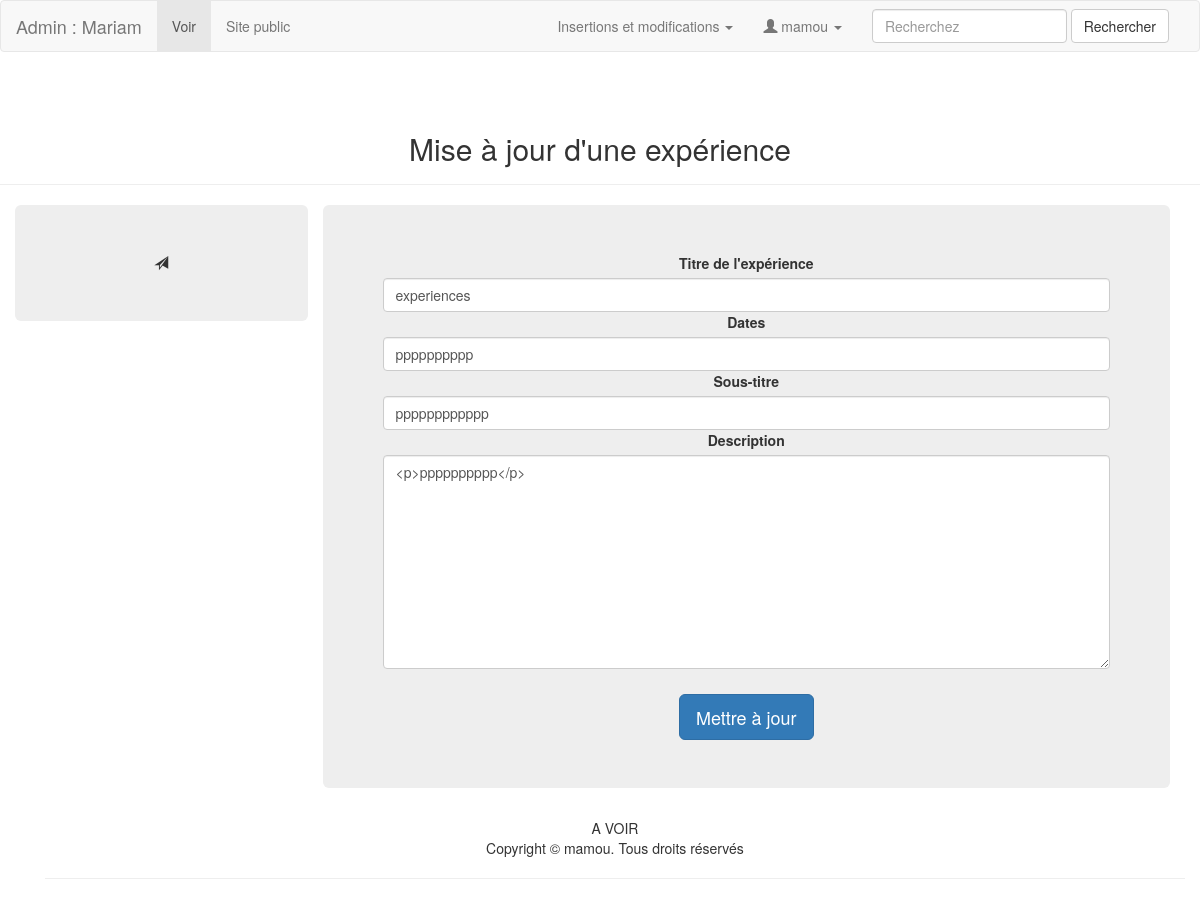
The page /admin/modif_experience.php?id_experience=4 (signed in) on the database its author committed.
### tables this page shows
CREATE TABLE `utilisateurs` (
  `id_utilisateur` int(11) NOT NULL,
  `prenom` varchar(25) NOT NULL,
  `nom` varchar(25) NOT NULL,
  `email` varchar(50) NOT NULL,
  `telephone` int(20) NOT NULL,
  `mdp` varchar(13) NOT NULL,
  `pseudo` varchar(13) NOT NULL,
  `avatar` varchar(255) NOT NULL,
  `age` int(5) NOT NULL,
  `date_naissance` date NOT NULL,
  `sexe` enum('Femme','Homme','Autre') NOT NULL,
  `etat_civil` enum('M','Mme','Autre') NOT NULL,
  `statut_martial` varchar(13) NOT NULL,
  `adresse` text NOT NULL,
  `code_postal` int(11) NOT NULL,
  `ville` varchar(25) NOT NULL,
  `pays` varchar(25) NOT NULL
);

CREATE TABLE `experiences` (
  `id_experience` int(11) NOT NULL,
  `titre_e` varchar(45) NOT NULL,
  `sous_titre_e` varchar(45) NOT NULL,
  `dates_e` varchar(45) DEFAULT NULL,
  `description_e` text NOT NULL,
  `utilisateur_id` int(11) NOT NULL
);

### admin/modif_experience.php (the view, shortened to what this page needs)
<?php require '../connexion/connexion.php' ?>
<?php
	if(isset($_SESSION['connexion']) && $_SESSION['connexion']=='connecté'){
		$id_utilisateur=$_SESSION['id_utilisateur'];
	}else{
		header('location:authentification.php');
	}
	?>
	<?php
	$id_experience = $_GET['id_experience'];
	$sql = $pdoCV->query("SELECT * FROM experiences WHERE id_experience = '$id_experience' ");
	$ligne_experience = $sql->fetch();
?>
<!DOCTYPE html>
<html lang="fr">
<head>
	<?php
		$sql = $pdoCV->query(" SELECT * FROM utilisateurs WHERE id_utilisateur ='$id_utilisateur' ");
		$ligne_utilisateur = $sql->fetch();
	?>
<link rel="stylesheet" href="../css/bootstrap.css">
</head>
<body>
<?php include("include_nav.php"); ?>
<section>
  <div class="row">
    <div class="col-lg-12 page-header text-center">
      <h2>Mise à jour d'une expérience</h2>
    </div>
  </div>
  <div class="container">
<div class="row text-center">
          <div class="col-xs-3 jumbotron">
          	<span class="glyphicon glyphicon-send"></span>
  </div>
          <div class="text-center col-xs-9">
           <div class="jumbotron">
            <form action="modif_experience.php" method="post" class="text-center">
		<div class="form-group">
			<label for="titre_e">Titre de l'expérience</label>
			<input type="text" name="titre_e" class="form-control" value="<?php echo $ligne_experience['titre_e']; ?>">
			<label for="dates_e">Dates</label>
			<input type="text" name="dates_e" class="form-control" value="<?php echo $ligne_experience['dates_e']; ?>">
			<label for="sous_titres_e">Sous-titre</label>
			<input type="text" name="sous_titre_e" class="form-control" value="<?php echo $ligne_experience['sous_titre_e']; ?>">
			<label for="description_e">Description</label>
			<textarea name="description_e" class="form-control" cols="80" rows="10" maxlength="200" id="description_e"><?php echo $ligne_experience['description_e']; ?></textarea>
		</div>
              <input type="submit" value="Mettre à jour" class="btn btn-primary btn-lg" style="margin-top: 10px;">
            </form>
          </div>
        </div>
      </div>
	<?php include("include_footer.php"); ?>
</body>
</html>

### admin/include_nav.php (shortened to what this page needs)
<nav class="navbar navbar-default">
  <div class="container-fluid">
    <div class="navbar-header">
      <a class="navbar-brand" href="index.php">Admin : <?php echo $ligne_utilisateur['prenom']; ?></a></div>
    <div class="collapse navbar-collapse" id="bs-example-navbar-collapse-1">
      <ul class="nav navbar-nav">
        <li class="active"><a href="#">Voir <span class="sr-only">(current)</span></a> </li>
        <li><a href="../index.php" target="_blank">Site public</a></li>
      </ul>
      <form class="navbar-form navbar-right" role="search">
        <div class="form-group">
          <input type="text" class="form-control" placeholder="Recherchez">
        </div>
        <button type="submit" class="btn btn-default">Rechercher</button>
      </form>
      <ul class="nav navbar-nav navbar-right">
        <li class="dropdown"> <a href="#" class="dropdown-toggle" data-toggle="dropdown" role="button" aria-expanded="false" aria-haspopup="true">Insertions et modifications <span class="caret"></span></a>
        </li>
            <li class="dropdown"><a href="#" class="dropdown-toggle" data-toggle="dropdown" role="button" aria-expanded="false" aria-haspopup="true"> <span class="glyphicon glyphicon-user"></span> <?php echo $ligne_utilisateur['pseudo']; ?> <span class="caret"></span></a>
            </li>
      </ul>
    </div>
  </div>
</nav>

### admin/include_footer.php
<div class="container">
  <div class="row">
    <div class="col-lg-offset-3 col-xs-12 col-lg-6 text-center">
      A VOIR
    </div>
  </div>
</div>
 <footer class="text-center">
  <div class="container">
    <div class="row">
      <div class="col-xs-12">
        <p>Copyright © <?php echo $ligne_utilisateur['pseudo']; ?>. Tous droits réservés</p>
        <hr>
      </div>
    </div>
  </div>
</footer>

### rows shown on the page
utilisateurs: prenom "Mariam", pseudo "mamou"
experiences: titre_e "experiences", dates_e "pppppppppp", sous_titre_e "pppppppppppp", description_e "<p>pppppppppp</p>"
